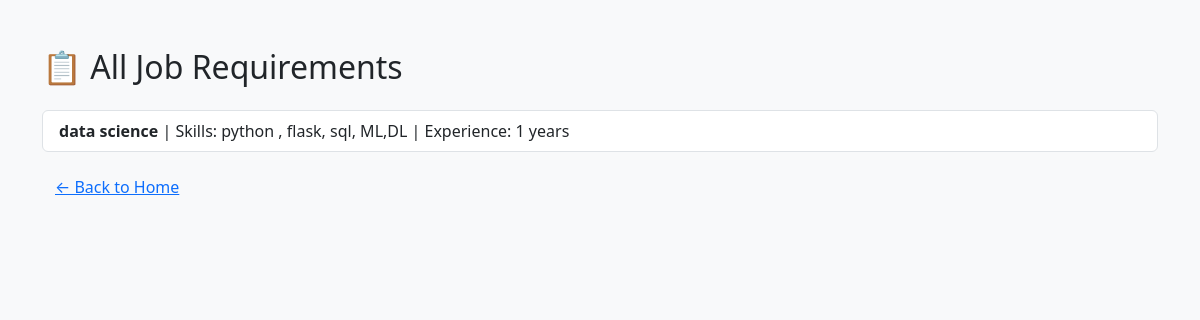
Page /show_requirement on the earlier database version.
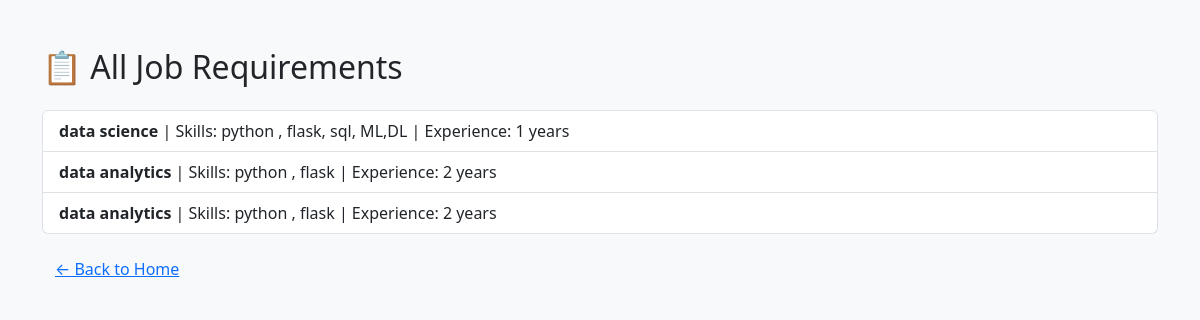
Same page on the later database version.
### tables this page shows
CREATE TABLE jobs (
            id INTEGER PRIMARY KEY AUTOINCREMENT,
            title TEXT NOT NULL,
            skills TEXT NOT NULL,
            experience INTEGER NOT NULL
        );

### main.py (the view)
@app.route("/show_requirement",methods=["GET"])
def show_requirements():
    jobs = fetch_jobs()
    return render_template("requirements.html", jobs=jobs)

### database/requirement.py (called while the page is built)
def get_connection():
    return sqlite3.connect(DB_NAME)

def fetch_jobs():
    conn = get_connection()
    cursor = conn.cursor()
    cursor.execute("SELECT * FROM jobs")
    jobs = cursor.fetchall()
    conn.close()
    return jobs

### templates/requirements.html (shortened to what this page needs)
<!DOCTYPE html>
<html>
<head>
    <link rel="stylesheet" href="https://cdn.jsdelivr.net/npm/bootstrap@5.3.0/dist/css/bootstrap.min.css">
</head>
<body class="bg-light">
    <div class="container py-5">
        <h2 class="mb-4">📋 All Job Requirements</h2>
        <ul class="list-group">
            {% for job in jobs %}
                <li class="list-group-item">
                    <b>{{ job[1] }}</b> | Skills: {{ job[2] }} | Experience: {{ job[3] }} years
                </li>
            {% endfor %}
        </ul>
        <div class="mt-3">
            <a href="{{ url_for('home') }}" class="btn btn-link">← Back to Home</a>
        </div>
    </div>
</body>
</html>

Differences in the rows shown:
added jobs: title "data analytics", skills "python , flask", experience "2"
added jobs: title "data analytics", skills "python , flask", experience "2"
